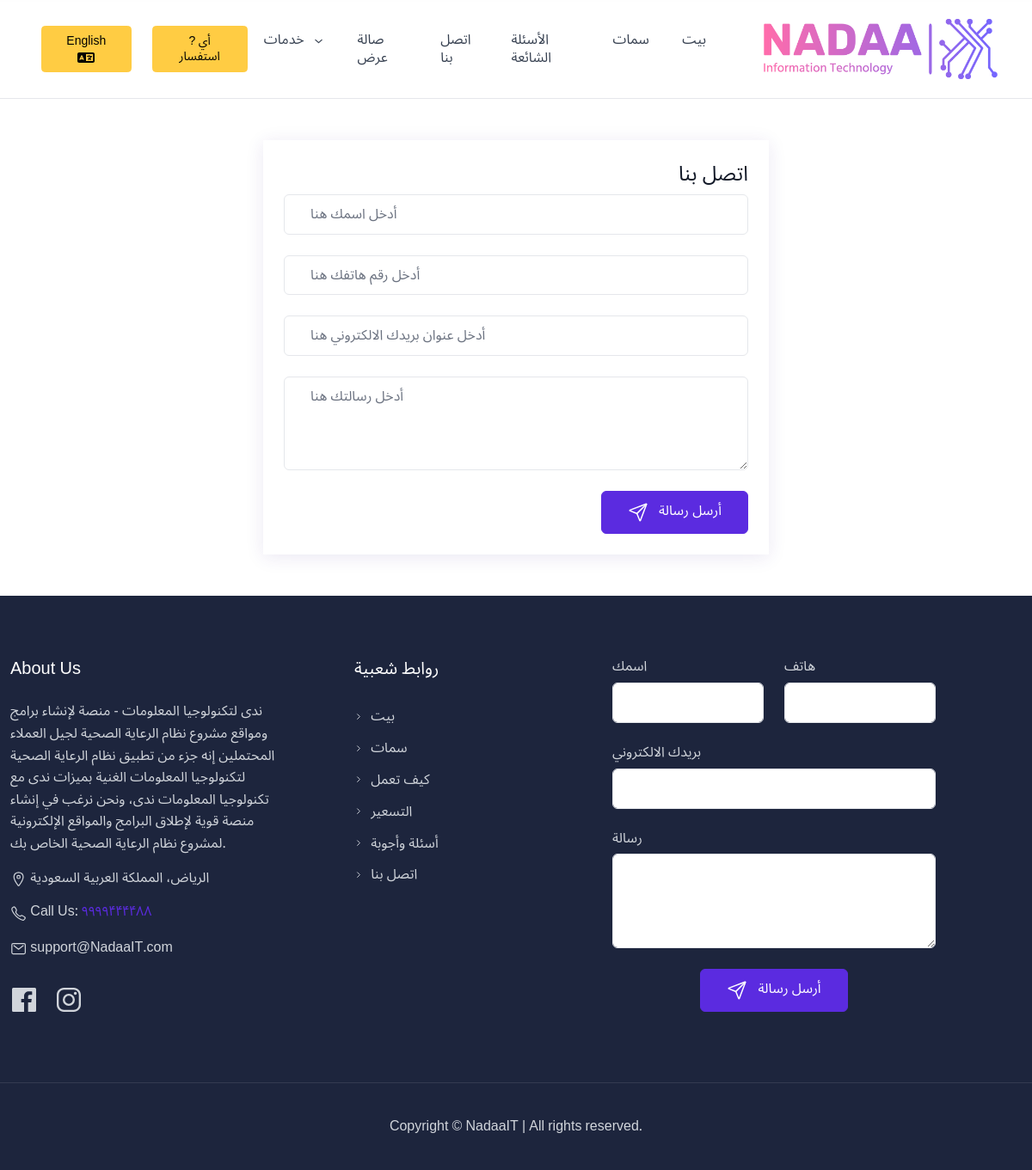
The page /contact_ar on the database its author committed.
### content/models.py (models this page shows, shortened)
class Navigation(models.Model):
    navigation_name_english = models.CharField(max_length=50)
    navigation_name_english_link = models.CharField(max_length=750)
    navigation_name_arabic = models.CharField(max_length=50)
    navigation_name_arabic_link = models.CharField(max_length=750)

class AboutUs(models.Model):
    text = models.TextField()
    location = models.CharField(max_length=100)
    contact_no = models.CharField(max_length=13)
    email = models.EmailField()
    text_arabic = models.TextField()
    location_arabic = models.CharField(max_length=100)
    contact_no_arabic = models.CharField(max_length=13)
    email_arabic = models.EmailField()

### content/views.py (the view)
# urls.py: path('contact_ar',views.contact_view_ar,name="contact_view_ar"),
def contact_view_ar(request):
    services = Services.objects.all()
    aboutus = AboutUs.objects.all().last()
    socialmedia = SocialMedia.objects.all()
    navlist = Navigation.objects.all().order_by("-id")
    context={
        'aboutus':aboutus,
        "socialmedia":socialmedia,
        'services':services,
        'navlist':navlist,
    }
    return render(request,'contact_ar.html',context)

### template/contact_ar.html (shortened to what this page needs)
<!DOCTYPE html>
<html lang="ar">
{% load static %}
<head>
    <link rel="stylesheet" href='{% static "src/plugins/lightgallery.js/dist/css/lightgallery.min.css" %}' />
    <link rel="stylesheet" href='{% static "src/css/theme.css" %}' />
</head>
<body id="top">
    <header>
        <nav class="
          main-nav
          navbar navbar-expand-lg
          hover-navbar
          light-to-dark
          border-bottom
          navbar-dark
        ">
            <div class="container-fluid px-4">
                <div class="collapse navbar-collapse" id="navbarTogglerDemo">
                    <div class="d-grid d-lg-block my-3 my-lg-0 ms-0 ms-lg-4">
                        <a class="btn btn-warning btn-sm" href="{% url 'contact_view' %}">
                            English
                        </a>
                    </div>
                    <div class="d-grid d-lg-block my-3 my-lg-0 ms-0 ms-lg-4">
                        <a class="btn btn-warning btn-sm" href="{% url 'contact_view_ar' %}"
                            rel="noopener" href="#price">
                            ? أي استفسار
                        </a>
                    </div>
                    <ul class="navbar-nav m-auto mt-2 mt-lg-0">
                        <li class="nav-item">
                            <li class="nav-item dropdown">
                                <a class="nav-link dropdown-toggle" href="{% url 'index' %}" id="navbarDropdown" role="button" data-bs-toggle="dropdown"
                                  aria-expanded="false">
                                  خدمات
                                </a>
                              </li>
                        </li>
                        {% for link in navlist %}
                        <li class="nav-item">
                          <a class="nav-link" href="{{link.navigation_name_arabic_link}}" role="button" aria-expanded="false" id="navbarDropdown1">
                            {{link.navigation_name_arabic}}
                          </a>
                        </li>
                        {% endfor %}
                    </ul>
                </div>
                <a class="navbar-brand main-logo ms-5" href="{% url 'index' %}">
                    <img class="logo-dark" src='{% static "img/logo.png" %}' alt="LOGO" />
                </a>
            </div>
        </nav>
    </header>
    <main id="content mt-5">
        <div class="col-lg-16 ps-lg-0 mt-5 mt-lg-0" data-aos="fade-left">
            <div class="w-100 my-5 container">
                <form action="{% url 'contactteam' %}" method="POST" class="contact-form w-50 m-auto shadow-sm p-4">
                    <h4 class="text-end">اتصل بنا</h4>
                    <div class="row">
                        <div class="mb-4">
                            <input type="text" required name="name" placeholder='أدخل اسمك هنا' class="form-control"
                                id="name" />
                        </div>
                        <div class="mb-4">
                            <input type="text" required class="form-control" placeholder='أدخل رقم هاتفك هنا'
                                name="phone" id="subject" />
                        </div>
                    </div>
                    <div class="mb-4">
                        <input type="email" required class="form-control" placeholder='أدخل عنوان بريدك الالكتروني هنا'
                            name="email" id="email" />
                    </div>
                    <div class="mb-4">
                        <textarea class="form-control" name="message" placeholder='أدخل رسالتك هنا' rows="4" required
                            id="messages"></textarea>
                    </div>
                    <div class="text-end">
                        <button class="btn btn-primary" type="submit">
                            أرسل رسالة
                        </button>
                    </div>
                </form>
            </div>
        </div>
    </main>
    <footer class="bg-secondary">
        <div id="footer" class="footer-dark section pt-6 pb-5">
            <div class="container">
                <div class="row">
                    <div class="col-lg-4">
                        <div class="widget-content pe-lg-5">
                            <h4 class="h5 mb-4">About Us</h4>
                            <div class="widget-body">
                                <p>
                                    {{aboutus.text_arabic}}
                                </p>
                                <address>
                                    {{aboutus.location_arabic}}
                                </address>
                                <p class="footer-info">
                                    Call Us:
                                    <a class='footer-info'
                                        href="tel:{{aboutus.contact_no_arabic}}">{{aboutus.contact_no_arabic}}</a>
                                </p>
                                <p class="footer-info">
                                    {{aboutus.email}}
                                </p>
                            </div>
                        </div>
                        <ul class="footer-links list-unstyled social-icon mb-4">
                            <li class="my-2 me-3">
                                <a target="_blank" rel="noopener noreferrer" href="https://facebook.com/NadaaIT"
                                    title="Facebook">
                                </a>
                            </li>
                            <li class="my-2 me-3">
                                <a target="_blank" rel="noopener noreferrer" href="https://instagram.com/NadaaIT"
                                    title="Instagram">
                                </a>
                            </li>
                        </ul>
                    </div>
                    <div class="footer-links col-md-6 col-lg-3">
                        <div class="widget-content">
                            <h4 class="h5 mb-4">روابط شعبية</h4>
                            <div class="row">
                                <div class="col-sm-6">
                                    <ul class="list-unstyled before-arrow">
                                        <li class="py-2"><a href="{% url 'index' %}">بيت</a></li>
                                        <li class="py-2"><a href="#features">سمات</a></li>
                                        <li class="py-2"><a href="#hiw">كيف تعمل</a></li>
                                        <li class="py-2"><a href="#price">التسعير</a></li>
                                        <li class="py-2"><a href="#faqs">أسئلة وأجوبة</a></li>
                                        <li class="py-2"><a href="#contactteam">اتصل بنا</a></li>
                                    </ul>
                                </div>
                            </div>
                        </div>
                    </div>
                    <div class="widget col-md-6 col-lg-4" id='contactteam'>
                        <div class="widget-content">
                            <div class="col-lg-16 ps-lg-0 mt-5 mt-lg-0" data-aos="fade-left">
                                <div class="w-100">
                                    <form action="{% url 'contactteam' %}" method="POST" class="contact-form">
                                        <div class="row">
                                            <div class="col-md-6 mb-4">
                                                <label class="form-label" for="name">اسمك</label>
                                                <input type="text" required name="name" class="form-control"
                                                    id="name" />
                                            </div>
                                            <div class="col-md-6 mb-4">
                                                <label class="form-label" for="subject">هاتف</label>
                                                <input type="text" required class="form-control" name="phone"
                                                    id="subject" />
                                            </div>
                                        </div>
                                        <div class="mb-4">
                                            <label class="form-label" for="email">بريدك الالكتروني</label>
                                            <input type="email" required class="form-control" name="email" id="email" />
                                        </div>
                                        <div class="mb-4">
                                            <label class="form-label" for="messages">رسالة</label>
                                            <textarea class="form-control" name="message" rows="4" required
                                                id="messages"></textarea>
                                        </div>
                                        <div class="text-center mb-4">
                                            <button class="btn btn-primary" type="submit">
                                                أرسل رسالة
                                            </button>
                                        </div>
                                    </form>
                                </div>
                            </div>
                        </div>
                    </div>
                </div>
            </div>
        </div>
        <div class="footer-dark">
            <div class="container py-4 border-top border-smooth">
                <div class="row">
                    <div class="col-12 text-center">
                        <p class="d-block my-3">
                            Copyright &copy; NadaaIT | All rights reserved.
                        </p>
                    </div>
                </div>
            </div>
    </footer>
</body>
</html>

### template/contact_ar.html (style rules this page uses)
* { font-family: 'Noto Sans Arabic', sans-serif; }
body { text-align: left !important; }
input::placeholder { text-align: left !important; }

### rows shown on the page
Navigation: navigation_name_arabic "صالة عرض"
Navigation: navigation_name_arabic "اتصل بنا"
Navigation: navigation_name_arabic "الأسئلة الشائعة"
Navigation: navigation_name_arabic "سمات"
Navigation: navigation_name_arabic "بيت"
AboutUs: text_arabic "ندى لتكنولوجيا المعلومات - منصة لإنشاء برامج ومواقع مشروع نظام الرعاية الصحية لجيل العملاء المحتملين إنه جزء من تطبيق نظام الرعاية الصحية لتكنولوجيا المعلومات الغنية بميزات ندى مع تكنولوجيا المعلومات ندى، ونحن نرغب في إنشاء منصة قوية لإطلاق البرامج والمواقع الإلكترونية لمشروع نظام الرعاية الصحية الخاص بك.", location_arabic "الرياض، المملكة العربية السعودية", contact_no_arabic "۹۹۹۹۴۴۴۴۸۸", email "support@NadaaIT.com"
